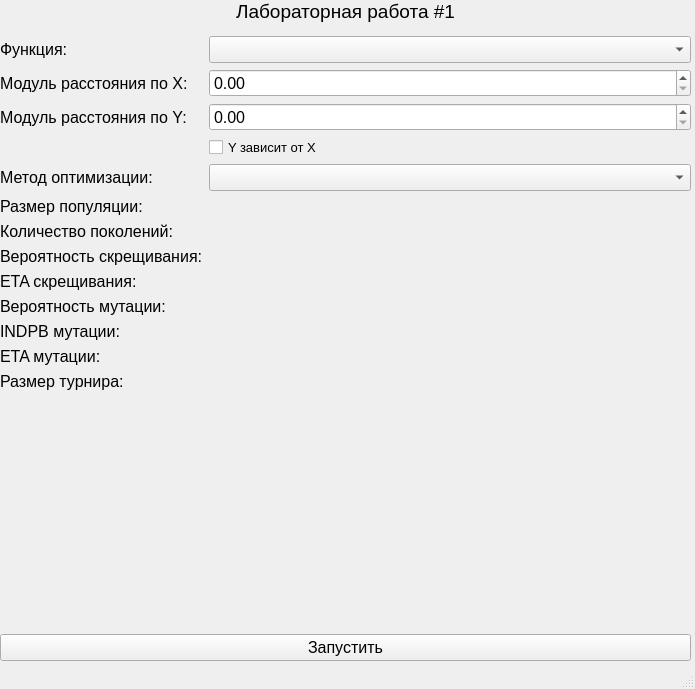
<?xml version="1.0" encoding="UTF-8"?>
<ui version="4.0">
 <class>MainWindow</class>
 <widget class="QMainWindow" name="MainWindow">
  <property name="geometry">
   <rect>
    <x>0</x>
    <y>0</y>
    <width>695</width>
    <height>689</height>
   </rect>
  </property>
  <property name="font">
   <font>
    <pointsize>12</pointsize>
   </font>
  </property>
  <property name="windowTitle">
   <string>MainWindow</string>
  </property>
  <widget class="QWidget" name="centralwidget">
   <widget class="QWidget" name="verticalLayoutWidget">
    <property name="geometry">
     <rect>
      <x>0</x>
      <y>0</y>
      <width>691</width>
      <height>661</height>
     </rect>
    </property>
    <layout class="QVBoxLayout" name="verticalLayout">
     <item>
      <widget class="QLabel" name="label">
       <property name="enabled">
        <bool>true</bool>
       </property>
       <property name="maximumSize">
        <size>
         <width>10000</width>
         <height>30</height>
        </size>
       </property>
       <property name="font">
        <font>
         <pointsize>14</pointsize>
         <weight>50</weight>
         <italic>false</italic>
         <bold>false</bold>
         <underline>false</underline>
         <strikeout>false</strikeout>
         <kerning>true</kerning>
        </font>
       </property>
       <property name="layoutDirection">
        <enum>Qt::LeftToRight</enum>
       </property>
       <property name="autoFillBackground">
        <bool>false</bool>
       </property>
       <property name="frameShape">
        <enum>QFrame::NoFrame</enum>
       </property>
       <property name="frameShadow">
        <enum>QFrame::Plain</enum>
       </property>
       <property name="text">
        <string>Лабораторная работа #1</string>
       </property>
       <property name="alignment">
        <set>Qt::AlignHCenter|Qt::AlignTop</set>
       </property>
       <property name="wordWrap">
        <bool>false</bool>
       </property>
      </widget>
     </item>
     <item>
      <layout class="QFormLayout" name="formLayout">
       <item row="1" column="0">
        <widget class="QLabel" name="label_2">
         <property name="font">
          <font>
           <pointsize>12</pointsize>
           <weight>50</weight>
           <italic>false</italic>
           <bold>false</bold>
           <underline>false</underline>
           <strikeout>false</strikeout>
           <stylestrategy>PreferDefault</stylestrategy>
           <kerning>true</kerning>
          </font>
         </property>
         <property name="text">
          <string>Функция:</string>
         </property>
        </widget>
       </item>
       <item row="1" column="1">
        <widget class="QComboBox" name="comboBox"/>
       </item>
       <item row="2" column="0">
        <widget class="QLabel" name="label_4">
         <property name="font">
          <font>
           <pointsize>12</pointsize>
          </font>
         </property>
         <property name="text">
          <string>Модуль расстояния по X:</string>
         </property>
        </widget>
       </item>
       <item row="2" column="1">
        <widget class="QDoubleSpinBox" name="doubleSpinBox"/>
       </item>
       <item row="3" column="0">
        <widget class="QLabel" name="label_5">
         <property name="text">
          <string>Модуль расстояния по Y:</string>
         </property>
        </widget>
       </item>
       <item row="3" column="1">
        <widget class="QDoubleSpinBox" name="doubleSpinBox_2"/>
       </item>
       <item row="4" column="1">
        <widget class="QCheckBox" name="checkBox">
         <property name="font">
          <font>
           <pointsize>10</pointsize>
          </font>
         </property>
         <property name="text">
          <string>Y зависит от X</string>
         </property>
        </widget>
       </item>
       <item row="5" column="0">
        <widget class="QLabel" name="label_3">
         <property name="font">
          <font>
           <pointsize>12</pointsize>
           <weight>50</weight>
           <bold>false</bold>
          </font>
         </property>
         <property name="text">
          <string>Метод оптимизации:</string>
         </property>
        </widget>
       </item>
       <item row="5" column="1">
        <widget class="QComboBox" name="comboBox_2"/>
       </item>
       <item row="6" column="0">
        <widget class="QLabel" name="label_6">
         <property name="text">
          <string>Размер популяции:</string>
         </property>
        </widget>
       </item>
       <item row="7" column="0">
        <widget class="QLabel" name="label_7">
         <property name="text">
          <string>Количество поколений:</string>
         </property>
        </widget>
       </item>
       <item row="8" column="0">
        <widget class="QLabel" name="label_8">
         <property name="text">
          <string>Вероятность скрещивания:</string>
         </property>
        </widget>
       </item>
       <item row="10" column="0">
        <widget class="QLabel" name="label_9">
         <property name="text">
          <string>Вероятность мутации:</string>
         </property>
        </widget>
       </item>
       <item row="11" column="0">
        <widget class="QLabel" name="label_11">
         <property name="text">
          <string>INDPB мутации:</string>
         </property>
        </widget>
       </item>
       <item row="12" column="0">
        <widget class="QLabel" name="label_10">
         <property name="text">
          <string>ETA мутации:</string>
         </property>
        </widget>
       </item>
       <item row="9" column="0">
        <widget class="QLabel" name="label_12">
         <property name="text">
          <string>ETA скрещивания:</string>
         </property>
        </widget>
       </item>
       <item row="13" column="0">
        <widget class="QLabel" name="label_13">
         <property name="text">
          <string>Размер турнира:</string>
         </property>
        </widget>
       </item>
      </layout>
     </item>
     <item>
      <widget class="QPushButton" name="pushButton">
       <property name="text">
        <string>Запустить</string>
       </property>
      </widget>
     </item>
    </layout>
   </widget>
  </widget>
  <widget class="QStatusBar" name="statusbar"/>
 </widget>
 <resources/>
 <connections/>
</ui>
